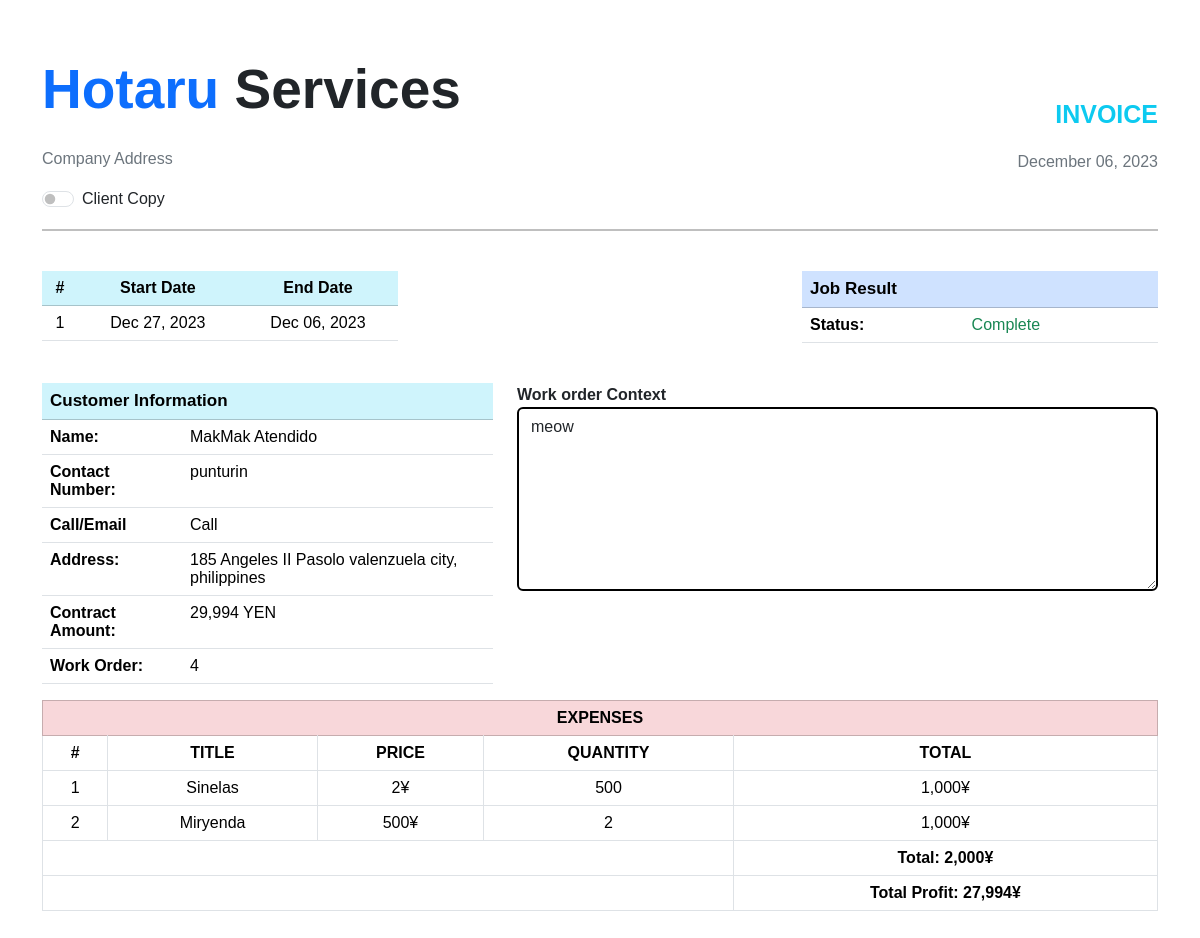
Screenshot of /admin/completedReport.php?id=17 with the database file from the repository.
### tables this page shows
CREATE TABLE `accepted` (
  `accepted_id` int(11) NOT NULL,
  `accepted_inquiry_id` int(11) NOT NULL,
  `accepted_client_name` text NOT NULL,
  `accepted_contract` int(11) NOT NULL,
  `accepted_start_date` int(11) NOT NULL,
  `accepted_location` text NOT NULL,
  `accepted_completed_date` int(11) NOT NULL
);

CREATE TABLE `inquiry` (
  `inquiry_id` int(11) NOT NULL,
  `client_email` varchar(255) NOT NULL,
  `client_name` varchar(255) NOT NULL,
  `client_number` varchar(255) NOT NULL,
  `preferred_contact` text NOT NULL,
  `client_region` varchar(255) NOT NULL,
  `client_wo` varchar(255) NOT NULL,
  `client_comment` varchar(255) NOT NULL,
  `inquiry_status` int(11) NOT NULL
);

CREATE TABLE `expense_history` (
  `exp_history_id` int(11) NOT NULL,
  `exp_history_inquiry_id` int(11) NOT NULL,
  `exp_history_expense_id` int(11) NOT NULL,
  `exp_history_price` int(11) NOT NULL,
  `expense_quantity` int(11) NOT NULL
);

CREATE TABLE `expense_type` (
  `expense_id` int(11) NOT NULL,
  `expense_name` text NOT NULL
);

### admin/completedReport.php (the view, shortened to what this page needs)
<?php
include("../connection.php");
if (isset($_GET["id"])) :
    $inquiry_id = mysqli_real_escape_string($conn, $_GET['id']);
    $inquiryInfo = mysqli_query($conn, "SELECT * FROM inquiry WHERE inquiry_id = $inquiry_id AND inquiry_status >= 1");
    if ($inquiryInfo->num_rows == 1) {
        $inquiryInfo = $inquiryInfo->fetch_assoc();
        $acceptedInfo = mysqli_query($conn, "SELECT * FROM accepted WHERE accepted_inquiry_id = $inquiry_id")->fetch_assoc();
    }
    include './includes/header.php';
?>
    <!DOCTYPE html>
    <html lang="en">
    <head>
    </head>
    <body>
        <div class="container py-5">
            <div class="row">
                <div class="col-md-6">
                    <div class="row">
                        <p class="fw-bolder" style="font-size: 55px;"><span class="text-primary">Hotaru</span> Services</p>
                    </div>
                    <p class="text-secondary">Company Address</p>
                    <div class="form-check form-switch">
                        <input class="form-check-input" onchange="switchMode(this)" type="checkbox" role="switch" id="flexSwitchCheckDefault">
                        <label class="form-check-label" for="flexSwitchCheckDefault">Client Copy</label>
                    </div>
                </div>
                <div class="col-md-6 text-md-end mt-0 mt-md-5">
                    <p class="text-info fw-bolder" style="font-size:25px;">INVOICE</p>
                    <p class="text-secondary"><?php echo date("F d, Y", time()) ?></p>
                </div>
            </div>
            <hr style="border: 1px solid black;">
            <div class="row py-4 d-flex justify-content-between">
                <div class="col-md-4">
                    <table class="table text-center table-responsive align-middle">
                        <thead class="table-info">
                            <th>#</th>
                            <th>Start Date</th>
                            <th>End Date</th>
                        </thead>
                        <tbody>
                            <tr>
                                <td>1</td>
                                <td><?php echo date("M d, Y", $acceptedInfo["accepted_start_date"]) ?></td>
                                <td><?php echo date("M d, Y", $acceptedInfo["accepted_completed_date"]) ?></td>
                            </tr>
                        </tbody>
                    </table>
                </div>
                <div class="col-md-4">
                    <table class="table">
                        <thead class="table-primary">
                            <th style="font-size: 17px;" colspan="2">Job Result</th>
                        </thead>
                        <tbody>
                            <tr>
                                <th class="fw-bolder">Status:</th>
                                <?php
                                if ($inquiryInfo["inquiry_status"] == 2) {
                                    echo ' <td class="text-success">Complete</td>';
                                } ?>
                            </tr>
                        </tbody>
                    </table>
                </div>
            </div>
            <div class="row">
                <div class="col-md-5">
                    <table class="table table-customer-information">
                        <thead class="table-info">
                            <th style="font-size: 17px;" colspan="2">Customer Information</th>
                        </thead>
                        <tbody>
                            <tr>
                                <th class="fw-bolder">Name:</th>
                                <td><?php echo $acceptedInfo["accepted_client_name"] ?></td>
                            </tr>
                            <tr>
                                <th class="fw-bolder">Contact Number:</th>
                                <td><?php echo $inquiryInfo["client_number"] ?></td>
                            </tr>
                            <tr>
                                <th class="fw-bolder">Call/Email</th>
                                <td>Call</td>
                            </tr>
                            <tr>
                                <th class="fw-bolder">Address:</th>
                                <td><?php echo $acceptedInfo["accepted_location"] ?></td>
                            </tr>
                            <tr>
                                <th class="fw-bolder">Contract Amount:</th>
                                <td><?php echo number_format($acceptedInfo["accepted_contract"]) ?> YEN</td>
                            </tr>
                            <tr>
                                <th class="fw-bolder">Work Order:</th>
                                <td><?php echo $inquiryInfo["client_wo"] ?></td>
                            </tr>
                        </tbody>
                    </table>
                </div>
                <div class="col-md-7 mt-4 mt-md-0">
                    <label for="context" class="fw-bolder">Work order Context</label>
                    <textarea class="form-control" style="border: 2px solid black; width: 100%;" name="" id="context" cols="40" rows="7" readonly><?php echo $inquiryInfo["client_comment"] ?></textarea>
                </div>
            </div>
            <table id="expense_table" class="table table-bordered table-responsive text-center">
                <thead class="table-danger">
                    <tr>
                        <th colspan="5">EXPENSES</th>
                    </tr>
                </thead>
                <thead style="text-transform: uppercase;">
                    <tr>
                        <th>#</th>
                        <th>Title</th>
                        <th>Price</th>
                        <th>Quantity</th>
                        <th>Total</th>
                    </tr>
                </thead>
                <tbody>
                    <?php
                    $total = 0;
                    $count = 0;
                    $result = mysqli_query($conn, "SELECT * FROM expense_history WHERE exp_history_inquiry_id = $inquiry_id");
                    while ($row = $result->fetch_assoc()) :
                        $count++;
                        $expense_history_id = $row["exp_history_expense_id"];
                        $subtotal = $row["exp_history_price"] * $row["expense_quantity"];
                        $total = $total + $subtotal;
                    ?>
                        <tr>
                            <td><?php echo $count ?></td>
                            <td><?php echo mysqli_query($conn, "SELECT * FROM expense_type WHERE expense_id = $expense_history_id")->fetch_assoc()["expense_name"] ?></td>
                            <td><?php echo $row["exp_history_price"] ?>¥</td>
                            <td><?php echo $row["expense_quantity"]; ?></td>
                            <td><?php echo number_format($subtotal) ?>¥</td>
                        </tr>
                    <?php endwhile ?>
                </tbody>
                <tfoot>
                    <tr>
                        <th colspan="4"></th>
                        <th>Total: <?php echo number_format($total); ?>¥</th>
                    </tr>
                    <tr>
                        <th colspan="4"></th>
                        <th>Total Profit: <?php echo number_format($acceptedInfo["accepted_contract"] - $total); ?>¥</th>
                    </tr>
                </tfoot>
            </table>
        </div>
    </body>
    </html>
<?php endif ?>

### admin/includes/header.php (style rules this page uses)
body { font-family: 'Meiryo', sans-serif; }
@media screen and (min-width: 1024px) { body { font-family: 'Hiragino Kaku Gothic Pro', 'ヒラギノ角ゴ Pro W3', sans-serif; } }

### rows the page displays
accepted: accepted_start_date "Dec 27, 2023", accepted_completed_date "Dec 06, 2023", accepted_client_name "MakMak Atendido", accepted_location "185 Angeles II Pasolo valenzuela city, philippines", accepted_contract "29,994", $acceptedInfo['accepted_contract']-$total "27,994"
inquiry: client_number "punturin", client_wo "4", client_comment "meow"
expense_history: exp_history_expense.expense_name "Sinelas", exp_history_price "2", expense_quantity "500", subtotal "1,000"
expense_history: exp_history_expense.expense_name "Miryenda", exp_history_price "500", expense_quantity "2", subtotal "1,000"

### other values shown
$total "2,000"
